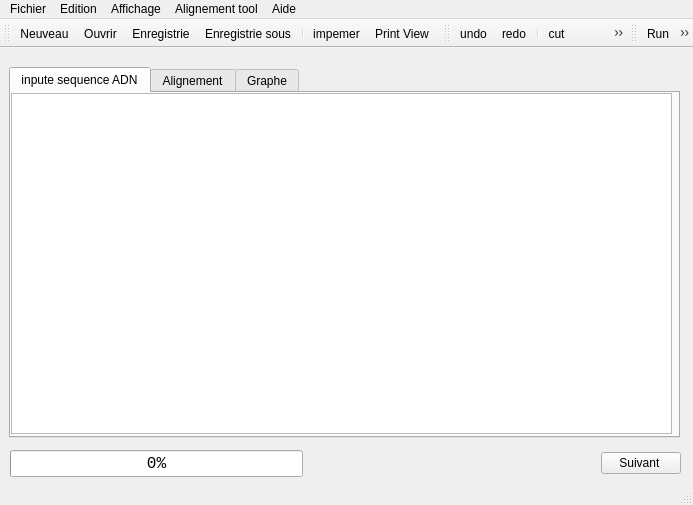
<?xml version="1.0" encoding="UTF-8"?>
<ui version="4.0">
 <class>Form</class>
 <widget class="QMainWindow" name="Form">
  <property name="geometry">
   <rect>
    <x>0</x>
    <y>0</y>
    <width>693</width>
    <height>505</height>
   </rect>
  </property>
  <property name="windowTitle">
   <string>DiAlign - CISA</string>
  </property>
  <property name="windowIcon">
   <iconset>
    <normaloff>images/technorati_48.png</normaloff>images/technorati_48.png</iconset>
  </property>
  <widget class="QWidget" name="centralwidget">
   <widget class="QWidget" name="verticalLayoutWidget">
    <property name="geometry">
     <rect>
      <x>9</x>
      <y>19</y>
      <width>671</width>
      <height>371</height>
     </rect>
    </property>
    <layout class="QVBoxLayout" name="verticalLayout">
     <item>
      <widget class="QTabWidget" name="tabWidget">
       <property name="currentIndex">
        <number>0</number>
       </property>
       <widget class="QWidget" name="tab">
        <attribute name="title">
         <string>inpute sequence ADN</string>
        </attribute>
        <widget class="QTextEdit" name="textEdit">
         <property name="geometry">
          <rect>
           <x>0</x>
           <y>0</y>
           <width>661</width>
           <height>341</height>
          </rect>
         </property>
         <property name="font">
          <font>
           <family>Courier New</family>
           <pointsize>12</pointsize>
          </font>
         </property>
         <property name="lineWrapMode">
          <enum>QTextEdit::NoWrap</enum>
         </property>
        </widget>
       </widget>
       <widget class="QWidget" name="tab_2">
        <attribute name="title">
         <string>Alignement</string>
        </attribute>
        <widget class="QTextEdit" name="textEdit_2">
         <property name="geometry">
          <rect>
           <x>0</x>
           <y>0</y>
           <width>661</width>
           <height>341</height>
          </rect>
         </property>
         <property name="font">
          <font>
           <family>Courier New</family>
           <pointsize>12</pointsize>
          </font>
         </property>
         <property name="lineWrapMode">
          <enum>QTextEdit::NoWrap</enum>
         </property>
        </widget>
       </widget>
       <widget class="QWidget" name="tab_3">
        <attribute name="title">
         <string>Graphe</string>
        </attribute>
        <widget class="QGraphicsView" name="graphicsView">
         <property name="geometry">
          <rect>
           <x>0</x>
           <y>0</y>
           <width>671</width>
           <height>341</height>
          </rect>
         </property>
        </widget>
       </widget>
      </widget>
     </item>
    </layout>
   </widget>
   <widget class="QWidget" name="horizontalLayoutWidget">
    <property name="geometry">
     <rect>
      <x>10</x>
      <y>390</y>
      <width>671</width>
      <height>51</height>
     </rect>
    </property>
    <layout class="QHBoxLayout" name="horizontalLayout">
     <item>
      <widget class="QProgressBar" name="progressBar">
       <property name="enabled">
        <bool>true</bool>
       </property>
       <property name="font">
        <font>
         <family>Courier New</family>
         <pointsize>12</pointsize>
        </font>
       </property>
       <property name="value">
        <number>0</number>
       </property>
      </widget>
     </item>
     <item>
      <spacer name="horizontalSpacer">
       <property name="orientation">
        <enum>Qt::Horizontal</enum>
       </property>
       <property name="sizeHint" stdset="0">
        <size>
         <width>40</width>
         <height>20</height>
        </size>
       </property>
      </spacer>
     </item>
     <item>
      <widget class="QPushButton" name="suivant">
       <property name="text">
        <string>Suivant </string>
       </property>
       <property name="icon">
        <iconset>
         <normaloff>images/arrow_right_green_48.png</normaloff>images/arrow_right_green_48.png</iconset>
       </property>
      </widget>
     </item>
    </layout>
   </widget>
  </widget>
  <widget class="QMenuBar" name="menubar">
   <property name="geometry">
    <rect>
     <x>0</x>
     <y>0</y>
     <width>693</width>
     <height>21</height>
    </rect>
   </property>
   <widget class="QMenu" name="menuFichier">
    <property name="title">
     <string>Fichier</string>
    </property>
    <addaction name="actionNeuveau"/>
    <addaction name="actionOuvrir"/>
    <addaction name="actionEnregistrie"/>
    <addaction name="actionEnregistrie_sous"/>
    <addaction name="separator"/>
    <addaction name="actionImpemer"/>
    <addaction name="actionPrint_View"/>
    <addaction name="separator"/>
    <addaction name="actionQuiter"/>
   </widget>
   <widget class="QMenu" name="menuEdition">
    <property name="title">
     <string>Edition</string>
    </property>
    <addaction name="actionUndo"/>
    <addaction name="actionRedo"/>
    <addaction name="separator"/>
    <addaction name="actionCut"/>
    <addaction name="actionCopy"/>
    <addaction name="actionPast"/>
    <addaction name="actionDelet"/>
    <addaction name="separator"/>
    <addaction name="actionSelect_all"/>
    <addaction name="separator"/>
    <addaction name="actionSearch"/>
   </widget>
   <widget class="QMenu" name="menuAffichage">
    <property name="title">
     <string>Affichage</string>
    </property>
   </widget>
   <widget class="QMenu" name="menuAlignement">
    <property name="title">
     <string>Alignement tool</string>
    </property>
    <addaction name="actionRun"/>
    <addaction name="separator"/>
    <addaction name="actionGraph"/>
   </widget>
   <widget class="QMenu" name="menuAide">
    <property name="title">
     <string>Aide</string>
    </property>
   </widget>
   <addaction name="menuFichier"/>
   <addaction name="menuEdition"/>
   <addaction name="menuAffichage"/>
   <addaction name="menuAlignement"/>
   <addaction name="menuAide"/>
  </widget>
  <widget class="QStatusBar" name="statusbar"/>
  <widget class="QToolBar" name="toolBarFile">
   <property name="windowTitle">
    <string>toolBar</string>
   </property>
   <attribute name="toolBarArea">
    <enum>TopToolBarArea</enum>
   </attribute>
   <attribute name="toolBarBreak">
    <bool>false</bool>
   </attribute>
   <addaction name="actionNeuveau"/>
   <addaction name="actionOuvrir"/>
   <addaction name="actionEnregistrie"/>
   <addaction name="actionEnregistrie_sous"/>
   <addaction name="separator"/>
   <addaction name="actionImpemer"/>
   <addaction name="actionPrint_View"/>
  </widget>
  <widget class="QToolBar" name="toolBarEdit">
   <property name="windowTitle">
    <string>toolBar</string>
   </property>
   <attribute name="toolBarArea">
    <enum>TopToolBarArea</enum>
   </attribute>
   <attribute name="toolBarBreak">
    <bool>false</bool>
   </attribute>
   <addaction name="actionUndo"/>
   <addaction name="actionRedo"/>
   <addaction name="separator"/>
   <addaction name="actionCut"/>
   <addaction name="actionCopy"/>
   <addaction name="actionPast"/>
   <addaction name="separator"/>
   <addaction name="actionSearch"/>
  </widget>
  <widget class="QToolBar" name="toolBarAlign">
   <property name="windowTitle">
    <string>toolBar</string>
   </property>
   <attribute name="toolBarArea">
    <enum>TopToolBarArea</enum>
   </attribute>
   <attribute name="toolBarBreak">
    <bool>false</bool>
   </attribute>
   <addaction name="actionRun"/>
   <addaction name="actionGraph"/>
   <addaction name="separator"/>
  </widget>
  <action name="actionNeuveau">
   <property name="icon">
    <iconset>
     <normaloff>images/new.png</normaloff>images/new.png</iconset>
   </property>
   <property name="text">
    <string>Neuveau</string>
   </property>
  </action>
  <action name="actionOuvrir">
   <property name="icon">
    <iconset>
     <normaloff>images/ouvrir.png</normaloff>images/ouvrir.png</iconset>
   </property>
   <property name="text">
    <string>Ouvrir</string>
   </property>
  </action>
  <action name="actionEnregistrie">
   <property name="icon">
    <iconset>
     <normaloff>images/disquette.png</normaloff>images/disquette.png</iconset>
   </property>
   <property name="text">
    <string>Enregistrie</string>
   </property>
  </action>
  <action name="actionEnregistrie_sous">
   <property name="icon">
    <iconset>
     <normaloff>images/saveAs.PNG</normaloff>images/saveAs.PNG</iconset>
   </property>
   <property name="text">
    <string>Enregistrie sous</string>
   </property>
  </action>
  <action name="actionImpemer">
   <property name="icon">
    <iconset>
     <normaloff>images/print.png</normaloff>images/print.png</iconset>
   </property>
   <property name="text">
    <string>impemer</string>
   </property>
  </action>
  <action name="actionPrint_View">
   <property name="icon">
    <iconset>
     <normaloff>images/search.ico</normaloff>images/search.ico</iconset>
   </property>
   <property name="text">
    <string>Print View</string>
   </property>
  </action>
  <action name="actionFermer">
   <property name="text">
    <string>Fermer</string>
   </property>
  </action>
  <action name="actionQuiter">
   <property name="text">
    <string>Quiter</string>
   </property>
  </action>
  <action name="actionUndo">
   <property name="icon">
    <iconset>
     <normaloff>images/undo.png</normaloff>images/undo.png</iconset>
   </property>
   <property name="text">
    <string>undo</string>
   </property>
  </action>
  <action name="actionRedo">
   <property name="icon">
    <iconset>
     <normaloff>images/redo.png</normaloff>images/redo.png</iconset>
   </property>
   <property name="text">
    <string>redo</string>
   </property>
  </action>
  <action name="actionCut">
   <property name="icon">
    <iconset>
     <normaloff>images/couper.svg.png</normaloff>images/couper.svg.png</iconset>
   </property>
   <property name="text">
    <string>cut</string>
   </property>
  </action>
  <action name="actionCopy">
   <property name="icon">
    <iconset>
     <normaloff>images/copy.png</normaloff>images/copy.png</iconset>
   </property>
   <property name="text">
    <string>copy</string>
   </property>
  </action>
  <action name="actionPast">
   <property name="icon">
    <iconset>
     <normaloff>images/coller.svg.png</normaloff>images/coller.svg.png</iconset>
   </property>
   <property name="text">
    <string>past</string>
   </property>
  </action>
  <action name="actionDelet">
   <property name="icon">
    <iconset>
     <normaloff>images/cross_48.png</normaloff>images/cross_48.png</iconset>
   </property>
   <property name="text">
    <string>delet</string>
   </property>
  </action>
  <action name="actionSelect_all">
   <property name="text">
    <string>select all</string>
   </property>
  </action>
  <action name="actionSearch">
   <property name="icon">
    <iconset>
     <normaloff>images/search1.png</normaloff>images/search1.png</iconset>
   </property>
   <property name="text">
    <string>search</string>
   </property>
  </action>
  <action name="actionRun">
   <property name="icon">
    <iconset>
     <normaloff>images/wmp 11-05.png</normaloff>images/wmp 11-05.png</iconset>
   </property>
   <property name="text">
    <string>Run</string>
   </property>
  </action>
  <action name="actionGraph">
   <property name="icon">
    <iconset>
     <normaloff>images/bold.png</normaloff>images/bold.png</iconset>
   </property>
   <property name="text">
    <string>Graph</string>
   </property>
  </action>
 </widget>
 <tabstops>
  <tabstop>tabWidget</tabstop>
  <tabstop>textEdit</tabstop>
 </tabstops>
 <resources/>
 <connections/>
</ui>
